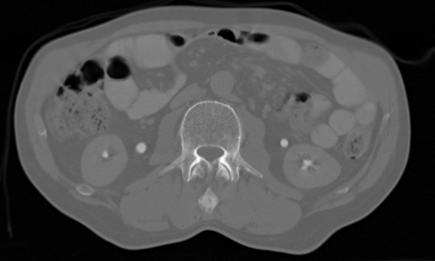
#> input picture task1/ABD_CT.jpg, 435 x 261 px
$ python fifth.py
#> lines starting #> are read from the running program, lines starting #| are printed output that depends on the picture
### task1/second.py
'''
@Author: Uros Miljkovic 123598
write a separate function (in a separate .py-file) that computes the ITF values and allow to specify the
parameter value 𝛾 as function parameter, a few suggestions from my side:
--> you may consider using a vector of all possible intensity values as main input to this function
--> the output then would be a vector of the mapped (transferred) intensity values – this would
resemble already the lookup table (LUT) that is needed for the actual mapping
'''

import numpy as np

def compute_itf(intensity_values, gamma):
    """
    Compute the ITF values for a given gamma parameter.

    Args:
        intensity_values (numpy.ndarray): Vector of intensity values.
        gamma (float): Gamma parameter for the power function.

    Returns:
        numpy.ndarray: Vector of mapped intensity values (ITF values).
    """
    # Apply power function to the intensity values
    itf_values = np.power(intensity_values, gamma)

    return itf_values

'''
This function takes the input vector of intensity values and the gamma parameter as arguments. It applies the power function to each intensity value and returns the resulting mapped intensity values.
You can then use this function in your main script by importing it:
CODE START
#################################################
from itf_function import compute_itf

# Define intensity values
intensity_values = np.linspace(0, 1, 256)  # Example: Range of 0 to 1 with 256 values

# Define gamma parameter
gamma = 1.5  # Example: Adjust this parameter as desired

# Compute ITF values
itf_values = compute_itf(intensity_values, gamma)

# Print the ITF values
print(itf_values)
#################################################
CODE END

Make sure the "itf_function.py" file is in the same directory as your main script. Adjust the range and number of intensity values as needed for your specific use case.

By separating the ITF computation into a separate function, you can easily reuse it and provide different gamma values to generate different lookup tables.
'''

### task1/fifth.py
'''
@Author: Uros Miljkovic 123598
visualize the following things:
1. original image
2. the 5 ITFs as plot (use matplotlib’s plot function, either use the subplot command to put
the 5 plots in different subplots of the same figure or plot all 5 functions in one figure with
different colors, consider also putting a text label next to the curve of the corresponding ITF)
3. the result images (consider using the subplot command)
4.  add titles to the plots and images with the title command

'''
import cv2
import numpy as np
import matplotlib.pyplot as plt
from second import compute_itf

# Load the image
image = cv2.imread('ABD_CT.jpg', cv2.IMREAD_GRAYSCALE)
#> image is the input picture: shape (261, 435); min 0, max 255, mean 76.1

# Define intensity values
intensity_values = np.arange(256) / 255.0  # Range of 0 to 1 with 256 values

# Define gamma values
gamma_values = [0.25, 0.5, 1.0, 1.5, 2.0]

# Create a subplot grid for displaying the plots and images
num_plots = len(gamma_values) + 2
rows = (num_plots // 2) + (num_plots % 2)
cols = 2
fig, axes = plt.subplots(rows, cols, figsize=(12, 16))

# Display the original image
axes[0, 0].imshow(image, cmap='gray')
axes[0, 0].set_title('Original Image')
axes[0, 0].axis('off')

# Plot the ITFs
itf_colors = ['r', 'g', 'b', 'c', 'm']
for i, gamma in enumerate(gamma_values):
    # Compute ITF lookup table
    itf_lookup_table = compute_itf(intensity_values, gamma)

    # Plot the ITF
    axes[0, 1].plot(intensity_values, itf_lookup_table, color=itf_colors[i], label=f'Gamma = {gamma}')

axes[0, 1].set_title('Intensity Transfer Functions (ITFs)')
axes[0, 1].legend(loc='lower right')

# Iterate over the gamma values and display the mapped images
for i, gamma in enumerate(gamma_values):
    # Compute ITF lookup table
    itf_lookup_table = compute_itf(intensity_values, gamma)

    # Map intensity values of the image using ITF lookup table
    mapped_image = itf_lookup_table[image]

    # Convert mapped image back to appropriate datatype and value range
    mapped_image = (mapped_image * 255).astype(np.uint8)

    # Display the mapped image
    row = (i + 1) // cols + 1
    col = (i + 1) % cols
    axes[row, col].imshow(mapped_image, cmap='gray')
    axes[row, col].set_title(f'Gamma = {gamma}')
    axes[row, col].axis('off')
#> this loop made 5 passes
#> pass 1, `mapped_image = itf_lookup_table[image]`:
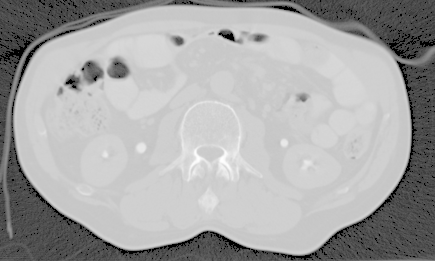
#> mapped_image: shape (261, 435) float64; min 0, max 1, mean 0.653
#> pass 2, `mapped_image = itf_lookup_table[image]`:
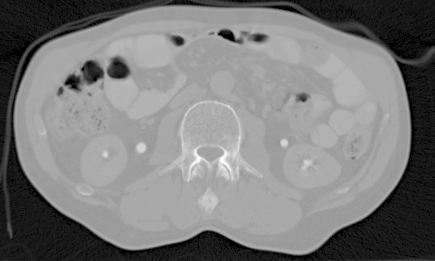
#> mapped_image: shape (261, 435) float64; min 0, max 1, mean 0.484

# Hide empty subplots if any
if num_plots < rows * cols:
    for i in range(num_plots, rows * cols):
        axes[i // cols, i % cols].axis('off')

# Adjust spacing and display the plots
plt.tight_layout()
plt.show()
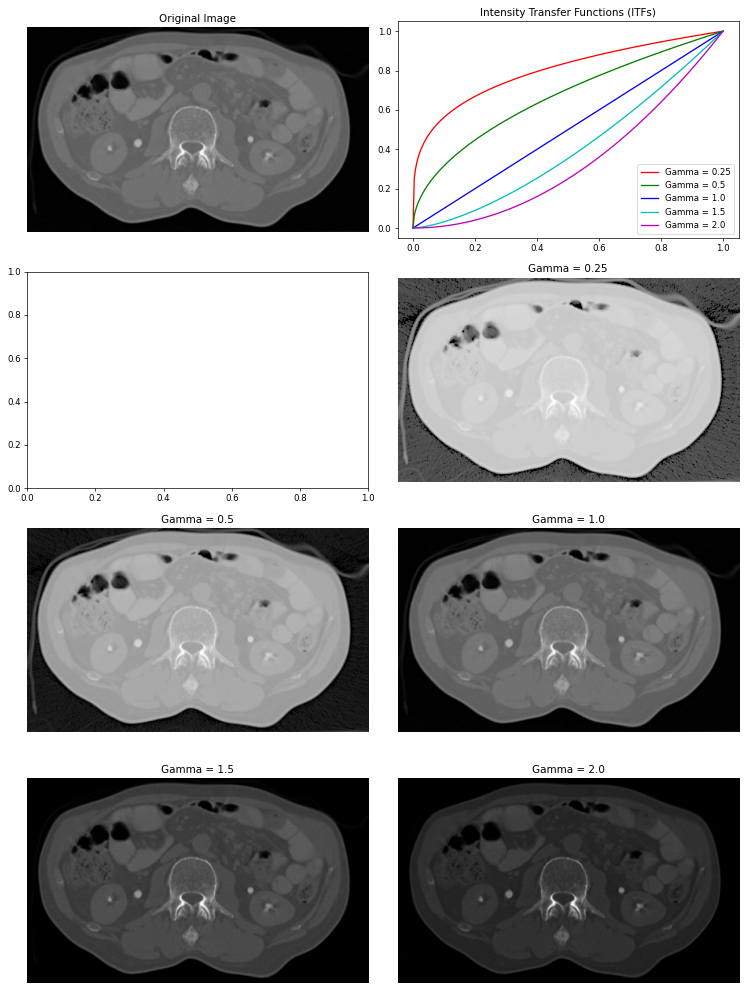
#> figure drawn by matplotlib, 7 panels; panel 2: curve peaks at x = 1, y = 1; panel 2: curve peaks at x = 1, y = 1; panel 2: curve peaks at x = 1, y = 1
'''
In this updated code, the original image is displayed in the first subplot,
the ITFs are plotted in the second subplot, and the resulting mapped images are displayed in the subsequent subplots.
Each subplot has an appropriate title using the set_title function. The ITF plots are labeled with the corresponding
gamma values using different colors for distinction.
Make sure the "ABD_CT.jpg" file is in the same directory as your script, or provide the correct path to the image file.
'''
